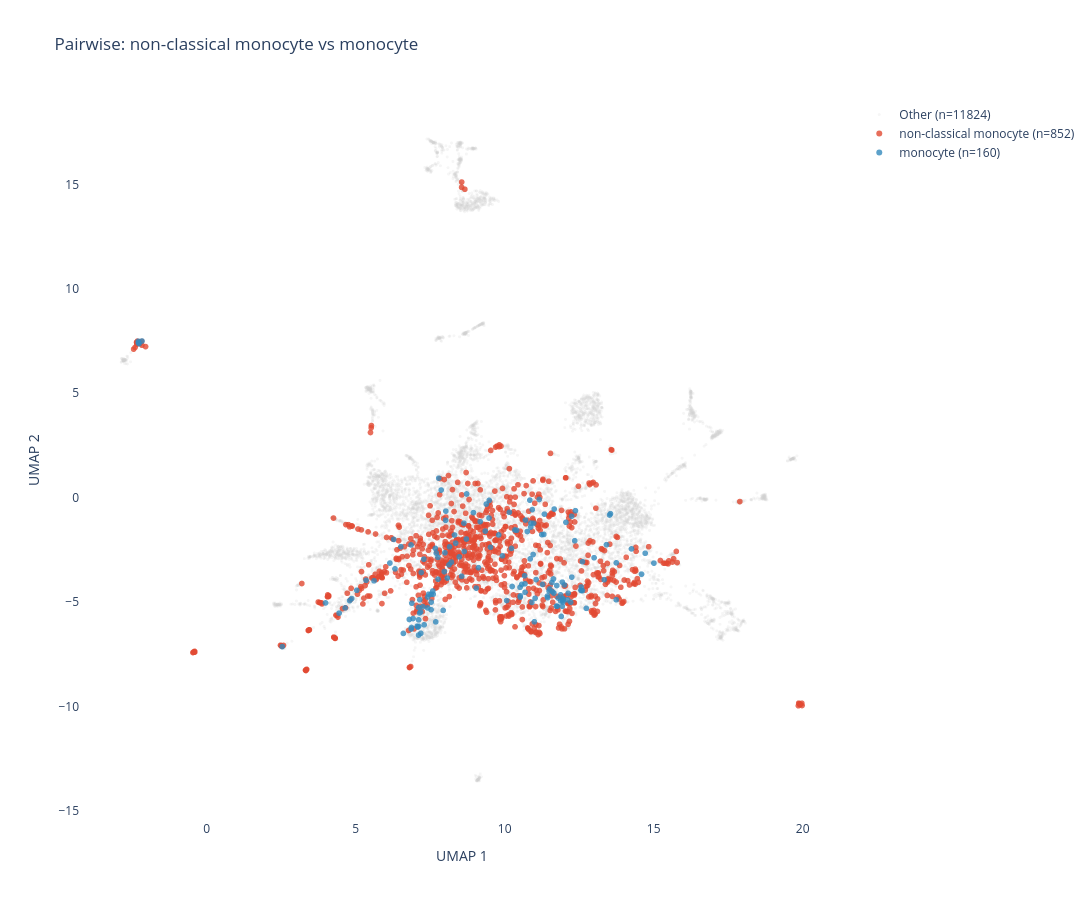
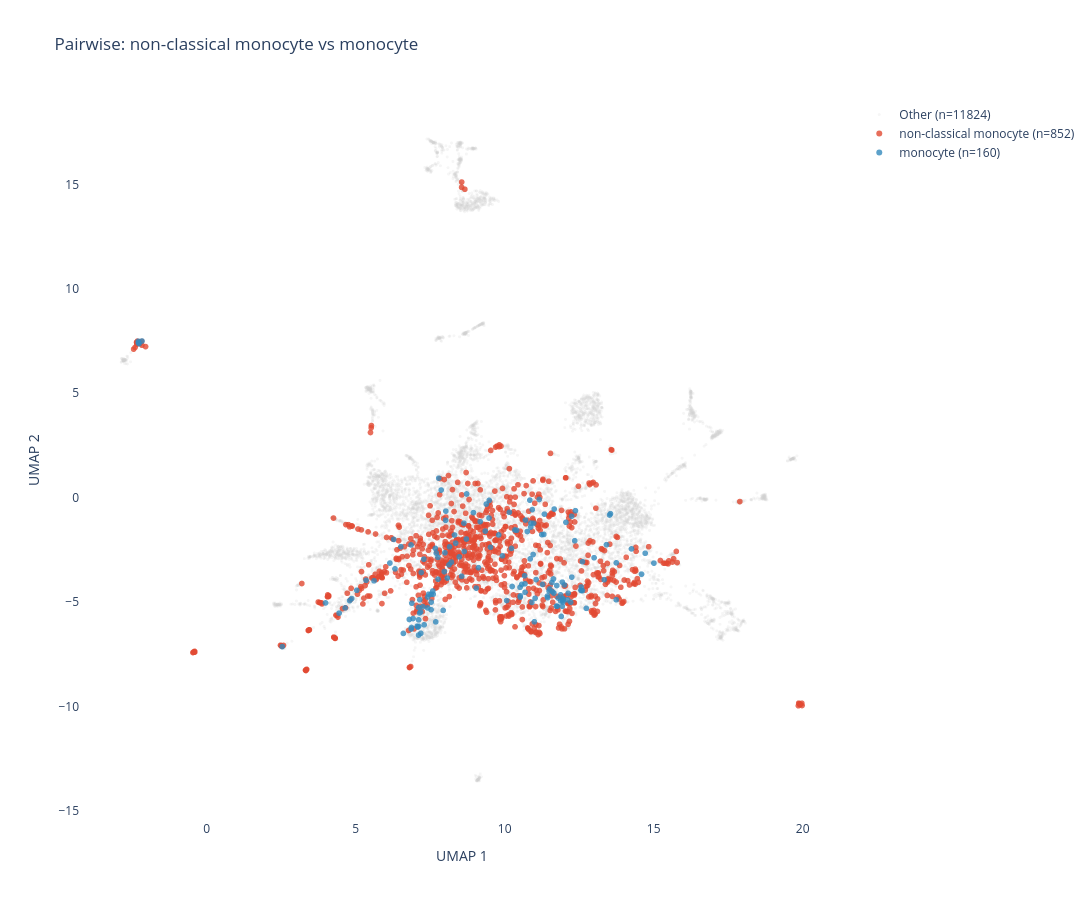

The code cell stored with these charts, in order, in its notebook:
### Code cell
build_pairwise_comparison(
    d,
    "non-classical monocyte",
    "monocyte",
    output_path=OUTPUT_DIR / "pairwise_nonclassical_vs_generic_mono.html",
)

### Figure 1 — Plotly figure (JSON) as saved in the notebook; plotly's stock layout.template omitted (floating-point values rounded to 4 significant figures; data arrays with more than 128 entries replaced by an {"elided": "..."} marker saying what was removed)
{"data": [{"hoverinfo": "skip", "marker": {"color": "#d0d0d0", "opacity": 0.2, "size": 3}, "mode": "markers", "name": "Other (n=11824)", "type": "scattergl", "x": {"elided": "11824 float values"}, "y": {"elided": "11824 float values"}}, {"hoverinfo": "text", "hovertext": {"elided": "852 str values"}, "marker": {"color": "#E24A33", "opacity": 0.8, "size": 6}, "mode": "markers", "name": "non-classical monocyte (n=852)", "type": "scattergl", "x": {"elided": "852 float values"}, "y": {"elided": "852 float values"}}, {"hoverinfo": "text", "hovertext": {"elided": "160 str values"}, "marker": {"color": "#348ABD", "opacity": 0.8, "size": 6}, "mode": "markers", "name": "monocyte (n=160)", "type": "scattergl", "x": {"elided": "160 float values"}, "y": {"elided": "160 float values"}}], "layout": {"height": 900, "legend": {"font": {"size": 12}}, "plot_bgcolor": "white", "title": {"text": "Pairwise: non-classical monocyte vs monocyte"}, "width": 1100, "xaxis": {"showgrid": false, "title": {"text": "UMAP 1"}, "zeroline": false}, "yaxis": {"showgrid": false, "title": {"text": "UMAP 2"}, "zeroline": false}}}

### Figure 2 — Plotly figure (JSON) as saved in the notebook; plotly's stock layout.template omitted (floating-point values rounded to 4 significant figures; data arrays with more than 128 entries replaced by an {"elided": "..."} marker saying what was removed)
{"data": [{"hoverinfo": "skip", "marker": {"color": "#d0d0d0", "opacity": 0.2, "size": 3}, "mode": "markers", "name": "Other (n=11824)", "type": "scattergl", "x": {"elided": "11824 float values"}, "y": {"elided": "11824 float values"}}, {"hoverinfo": "text", "hovertext": {"elided": "852 str values"}, "marker": {"color": "#E24A33", "opacity": 0.8, "size": 6}, "mode": "markers", "name": "non-classical monocyte (n=852)", "type": "scattergl", "x": {"elided": "852 float values"}, "y": {"elided": "852 float values"}}, {"hoverinfo": "text", "hovertext": {"elided": "160 str values"}, "marker": {"color": "#348ABD", "opacity": 0.8, "size": 6}, "mode": "markers", "name": "monocyte (n=160)", "type": "scattergl", "x": {"elided": "160 float values"}, "y": {"elided": "160 float values"}}], "layout": {"height": 900, "legend": {"font": {"size": 12}}, "plot_bgcolor": "white", "title": {"text": "Pairwise: non-classical monocyte vs monocyte"}, "width": 1100, "xaxis": {"showgrid": false, "title": {"text": "UMAP 1"}, "zeroline": false}, "yaxis": {"showgrid": false, "title": {"text": "UMAP 2"}, "zeroline": false}}}
